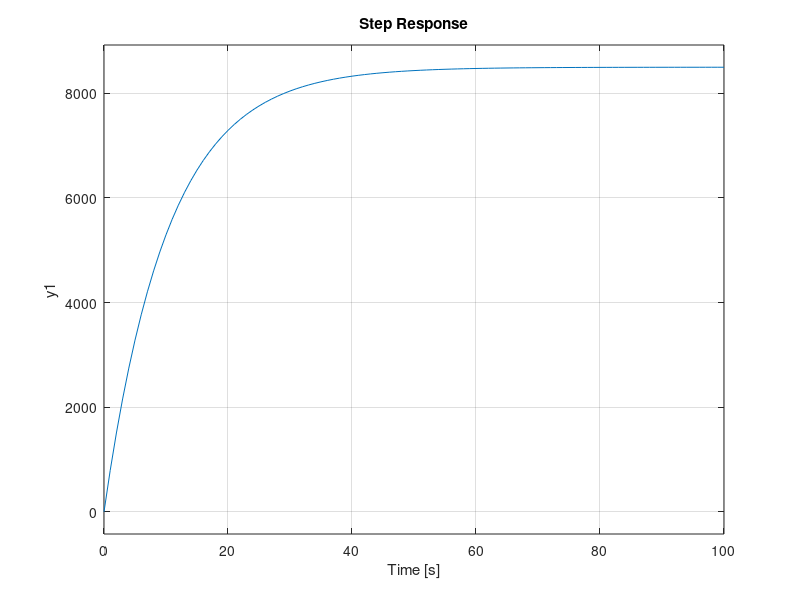

Write the MATLAB code that produced this figure.
close all; clear all; clc;

% 1. Determinar el valor de regimen
yss = 1;

% 2. Determinar el valor de la señal al 98% del valor de regimen
yss_98 = 0.98*yss;
str = sprintf("El valor de la salida cuando llega al 98%% es %.2f\n", yss_98);
disp(str)

ts = 4;

Tau = ts/4;

Ro = 1;
K = yss / Ro;

G = tf(K, [Tau 1]);

#step(G);

######################
yssa = 8500;
yss_98a = 0.98*yssa;
str = sprintf("El valor de la salida cuando llega al 98%% es %.2f\n", yss_98a);
disp(str)

ts = 41;

Tau_a = ts / 4;

Roa = 1;
Ka = yssa / Roa;

Ga = tf(Ka, [Tau_a 1]);

step(Ga, 100)

